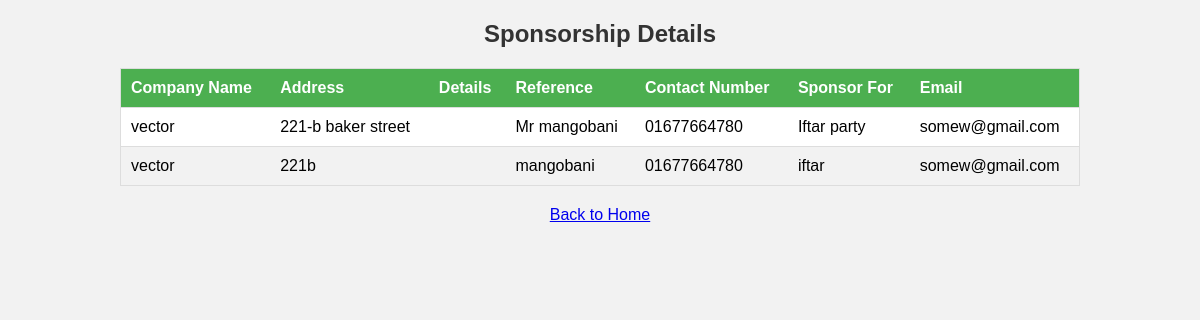
The page /view/allsponsor.php (signed in) on the database its author committed.
### tables this page shows
CREATE TABLE `sponsorship_details` (
  `id` int(11) NOT NULL,
  `company_name` varchar(255) NOT NULL,
  `address` varchar(255) NOT NULL,
  `details` text NOT NULL,
  `reference` varchar(255) NOT NULL,
  `contact_number` varchar(20) NOT NULL,
  `sponsor_for` varchar(255) NOT NULL,
  `email` varchar(255) NOT NULL
);

### model/userModel.php (called while the page is built, shortened)
<?php
    function getAllSponsorships(){
        $con = dbConnection();
        $sql = "SELECT * FROM sponsorship_details";
        $result = mysqli_query($con, $sql);
        $sponsorships = [];
        while($row = mysqli_fetch_assoc($result)){
            array_push($sponsorships, $row);
        }
        return $sponsorships;
    }
?>

### view/allsponsor.php (the view, shortened to what this page needs)
<!DOCTYPE html>
<html lang="en">
<head>
</head>
<body>
    <h2>Sponsorship Details</h2>
    <table>
        <thead>
            <tr>
                <th>Company Name</th>
                <th>Address</th>
                <th>Details</th>
                <th>Reference</th>
                <th>Contact Number</th>
                <th>Sponsor For</th>
                <th>Email</th>
            </tr>
        </thead>
        <tbody>
            <?php
            require_once('../model/userModel.php');
            $sponsorships = getAllSponsorships();
            foreach ($sponsorships as $sponsorship) {
                echo "<tr>";
                echo "<td>" . $sponsorship['company_name'] . "</td>";
                echo "<td>" . $sponsorship['address'] . "</td>";
                echo "<td>" . $sponsorship['details'] . "</td>";
                echo "<td>" . $sponsorship['reference'] . "</td>";
                echo "<td>" . $sponsorship['contact_number'] . "</td>";
                echo "<td>" . $sponsorship['sponsor_for'] . "</td>";
                echo "<td>" . $sponsorship['email'] . "</td>";
                echo "</tr>";
            }
            ?>
        </tbody>
    </table>
    <a href="../view/dashboardCustomer.php" class="back-btn">Back to Home</a>
</body>
</html>

### view/allsponsor.php (style rules this page uses)
body { font-family: Arial, sans-serif; background-color: #f2f2f2; margin: 0; padding: 0; }
h2 { text-align: center; color: #333; margin-top: 20px; }
table { margin: 0 auto; border-collapse: collapse; width: 80%; background-color: #fff; border: 1px solid #ddd; border-radius: 5px; }
th, td { padding: 10px; text-align: left; border-bottom: 1px solid #ddd; }
th { background-color: #4CAF50; color: white; }
tr:nth-child(even) { background-color: #f2f2f2; }
.back-btn { display: block; text-align: center; margin-top: 20px; }

### rows shown on the page
sponsorship_details: company_name "vector", address "221-b baker street", reference "Mr mangobani", contact_number "01677664780", sponsor_for "Iftar party", email "somew@gmail.com"
sponsorship_details: company_name "vector", address "221b", reference "mangobani", contact_number "01677664780", sponsor_for "iftar", email "somew@gmail.com"
